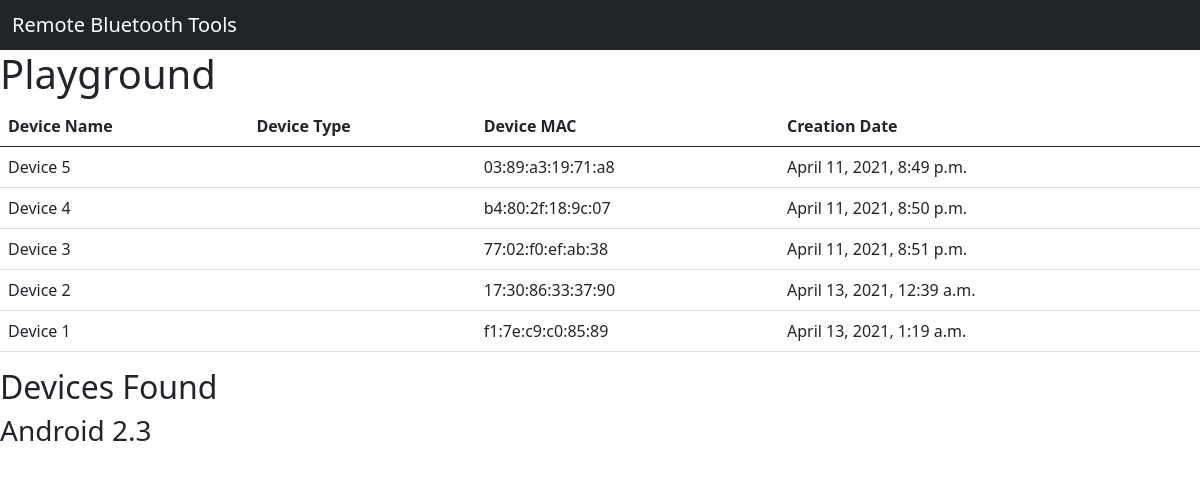
The page /playground/ on the database its author committed.
### home/models.py (models this page shows, shortened)
class BluetoothDevice(models.Model):
    sensor = models.CharField(max_length=100)
    device_name = models.CharField(max_length=100)
    device_mac = models.CharField(max_length=100)
    creation_date = models.DateTimeField(default=timezone.now)

### home/views.py (the view)
# urls.py: path('playground/', views.playground, name='playground'),
def playground(request):
    devices = BluetoothDevice.objects.all()
    return render(request, 'home/playground.html',
    {'devices':devices})

### home/templates/home/playground.html (shortened to what this page needs)
{% extends 'home/base.html' %}
{% block content %}
<h1>Playground</h1>
<table class="table">
    <thead>
        <tr>
            <th>Device Name</th>
            <th>Device Type</th>
            <th>Device MAC</th>
            <th>Creation Date</th>
        </tr>
    </thead>
    <tbody>
        {% for device in devices %}
        <tr>
            <td>{{ device.device_name }}</td>
            <td>{{ device.device_type }}</td>
            <td>{{ device.device_mac }}</td>
            <td>{{ device.creation_date }}</td>
        </tr>
        {% endfor %}
    </tbody>
</table>
<div>
    <h2>Devices Found</h2>
    <h3 id="devices">Android 2.3</h3>
</div>
{% endblock %}

### rows shown on the page
BluetoothDevice: device_name "Device 5", device_mac "03:89:a3:19:71:a8", creation_date "April 11, 2021, 8:49 p.m."
BluetoothDevice: device_name "Device 4", device_mac "b4:80:2f:18:9c:07", creation_date "April 11, 2021, 8:50 p.m."
BluetoothDevice: device_name "Device 3", device_mac "77:02:f0:ef:ab:38", creation_date "April 11, 2021, 8:51 p.m."
BluetoothDevice: device_name "Device 2", device_mac "17:30:86:33:37:90", creation_date "April 13, 2021, 12:39 a.m."
BluetoothDevice: device_name "Device 1", device_mac "f1:7e:c9:c0:85:89", creation_date "April 13, 2021, 1:19 a.m."
